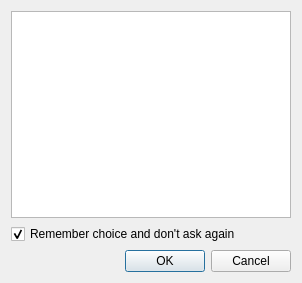
<?xml version="1.0" encoding="UTF-8"?>
<ui version="4.0">
 <class>selectCurveDialog</class>
 <widget class="QDialog" name="selectCurveDialog">
  <property name="geometry">
   <rect>
    <x>0</x>
    <y>0</y>
    <width>302</width>
    <height>283</height>
   </rect>
  </property>
  <property name="windowTitle">
   <string>Select curve</string>
  </property>
  <layout class="QVBoxLayout" name="verticalLayout">
   <item>
    <widget class="QListWidget" name="listWidget"/>
   </item>
   <item>
    <widget class="QCheckBox" name="checkBox">
     <property name="text">
      <string>Remember choice and don't ask again</string>
     </property>
     <property name="checked">
      <bool>true</bool>
     </property>
    </widget>
   </item>
   <item>
    <widget class="QDialogButtonBox" name="buttonBox">
     <property name="orientation">
      <enum>Qt::Horizontal</enum>
     </property>
     <property name="standardButtons">
      <set>QDialogButtonBox::Cancel|QDialogButtonBox::Ok</set>
     </property>
    </widget>
   </item>
  </layout>
 </widget>
 <resources/>
 <connections>
  <connection>
   <sender>buttonBox</sender>
   <signal>accepted()</signal>
   <receiver>selectCurveDialog</receiver>
   <slot>accept()</slot>
   <hints>
    <hint type="sourcelabel">
     <x>248</x>
     <y>254</y>
    </hint>
    <hint type="destinationlabel">
     <x>157</x>
     <y>274</y>
    </hint>
   </hints>
  </connection>
  <connection>
   <sender>buttonBox</sender>
   <signal>rejected()</signal>
   <receiver>selectCurveDialog</receiver>
   <slot>reject()</slot>
   <hints>
    <hint type="sourcelabel">
     <x>316</x>
     <y>260</y>
    </hint>
    <hint type="destinationlabel">
     <x>286</x>
     <y>274</y>
    </hint>
   </hints>
  </connection>
 </connections>
</ui>
